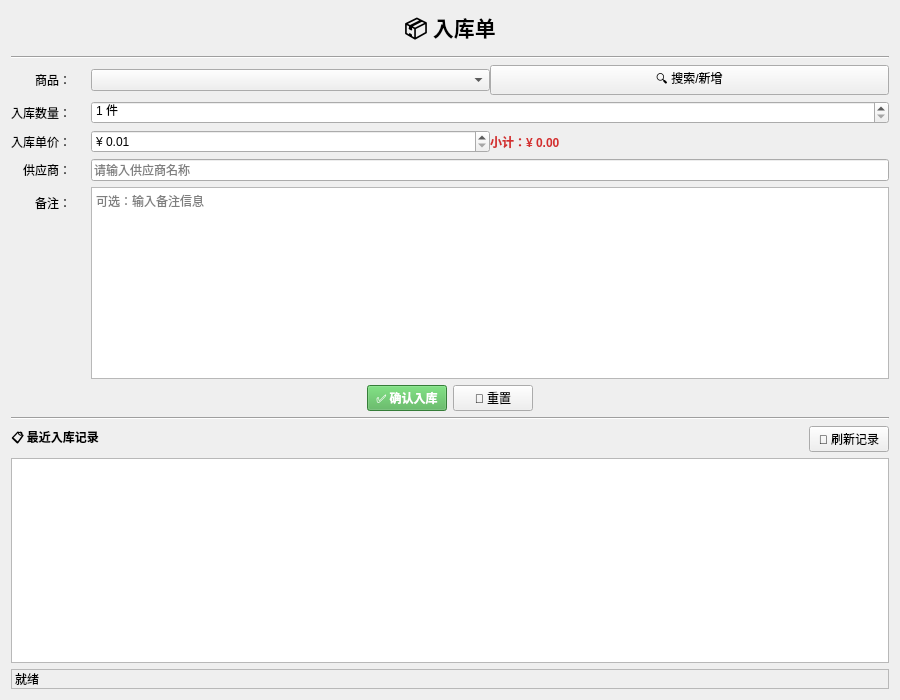
<?xml version="1.0" encoding="UTF-8"?>
<ui version="4.0">
 <class>CartWidget</class>
 <widget class="QWidget" name="CartWidget">
  <property name="geometry">
   <rect>
    <x>0</x>
    <y>0</y>
    <width>900</width>
    <height>700</height>
   </rect>
  </property>
  <property name="windowTitle">
   <string>入库管理</string>
  </property>
  <layout class="QVBoxLayout" name="verticalLayout">
   <!-- 标题 -->
   <item>
    <widget class="QLabel" name="titleLabel">
     <property name="font">
      <font>
       <pointsize>16</pointsize>
       <bold>true</bold>
      </font>
     </property>
     <property name="text">
      <string>📦 入库单</string>
     </property>
     <property name="alignment">
      <set>Qt::AlignCenter</set>
     </property>
    </widget>
   </item>
   <!-- 分隔线 -->
   <item>
    <widget class="QFrame" name="line">
     <property name="frameShape">
      <enum>QFrame::HLine</enum>
     </property>
     <property name="frameShadow">
      <enum>QFrame::Sunken</enum>
     </property>
    </widget>
   </item>
   <!-- 表单区域 -->
   <item>
    <layout class="QFormLayout" name="formLayout">
     <property name="labelAlignment">
      <set>Qt::AlignRight</set>
     </property>
     <property name="horizontalSpacing">
      <number>20</number>
     </property>
     <item row="0" column="0">
      <widget class="QLabel" name="productLabel">
       <property name="text">
        <string>商品：</string>
       </property>
      </widget>
     </item>
     <item row="0" column="1">
      <layout class="QHBoxLayout" name="productLayout">
       <item>
        <widget class="QComboBox" name="productCombo">
         <property name="minimumWidth">
          <number>250</number>
         </property>
         <property name="placeholderText">
          <string>请选择商品</string>
         </property>
        </widget>
       </item>
       <item>
        <widget class="QPushButton" name="searchProductButton">
         <property name="text">
          <string>🔍 搜索/新增</string>
         </property>
        </widget>
       </item>
      </layout>
     </item>
     <item row="1" column="0">
      <widget class="QLabel" name="quantityLabel">
       <property name="text">
        <string>入库数量：</string>
       </property>
      </widget>
     </item>
     <item row="1" column="1">
      <widget class="QSpinBox" name="quantitySpin">
       <property name="minimum">
        <number>1</number>
       </property>
       <property name="maximum">
        <number>99999</number>
       </property>
       <property name="suffix">
        <string> 件</string>
       </property>
      </widget>
     </item>
     <item row="2" column="0">
      <widget class="QLabel" name="priceLabel">
       <property name="text">
        <string>入库单价：</string>
       </property>
      </widget>
     </item>
     <item row="2" column="1">
      <layout class="QHBoxLayout" name="priceLayout">
       <item>
        <widget class="QDoubleSpinBox" name="priceSpin">
         <property name="minimum">
          <double>0.01</double>
         </property>
         <property name="maximum">
          <double>999999.99</double>
         </property>
         <property name="prefix">
          <string>¥ </string>
         </property>
         <property name="decimals">
          <number>2</number>
         </property>
        </widget>
       </item>
       <item>
        <widget class="QLabel" name="totalLabel">
         <property name="text">
          <string>小计：¥ 0.00</string>
         </property>
         <property name="styleSheet">
          <string>color: #d32f2f; font-weight: bold;</string>
         </property>
        </widget>
       </item>
      </layout>
     </item>
     <item row="3" column="0">
      <widget class="QLabel" name="supplierLabel">
       <property name="text">
        <string>供应商：</string>
       </property>
      </widget>
     </item>
     <item row="3" column="1">
      <widget class="QLineEdit" name="supplierEdit">
       <property name="placeholderText">
        <string>请输入供应商名称</string>
       </property>
      </widget>
     </item>
     <item row="4" column="0">
      <widget class="QLabel" name="remarkLabel">
       <property name="text">
        <string>备注：</string>
       </property>
      </widget>
     </item>
     <item row="4" column="1">
      <widget class="QTextEdit" name="remarkEdit">
       <property name="maximumHeight">
        <number>80</number>
       </property>
       <property name="placeholderText">
        <string>可选：输入备注信息</string>
       </property>
      </widget>
     </item>
    </layout>
   </item>
   <!-- 按钮区域 -->
   <item>
    <layout class="QHBoxLayout" name="buttonLayout">
     <item>
      <spacer name="horizontalSpacer">
       <property name="orientation">
        <enum>Qt::Horizontal</enum>
       </property>
       <property name="sizeHint" stdset="0">
        <size>
         <width>40</width>
         <height>20</height>
        </size>
       </property>
      </spacer>
     </item>
     <item>
      <widget class="QPushButton" name="confirmButton">
       <property name="text">
        <string>✅ 确认入库</string>
       </property>
       <property name="minimumWidth">
        <number>120</number>
       </property>
       <property name="styleSheet">
        <string>background-color: #4caf50; color: white; font-weight: bold;</string>
       </property>
      </widget>
     </item>
     <item>
      <widget class="QPushButton" name="resetButton">
       <property name="text">
        <string>🔄 重置</string>
       </property>
       <property name="minimumWidth">
        <number>100</number>
       </property>
      </widget>
     </item>
     <item>
      <spacer name="horizontalSpacer_2">
       <property name="orientation">
        <enum>Qt::Horizontal</enum>
       </property>
       <property name="sizeHint" stdset="0">
        <size>
         <width>40</width>
         <height>20</height>
        </size>
       </property>
      </spacer>
     </item>
    </layout>
   </item>
   <!-- 分隔线 -->
   <item>
    <widget class="QFrame" name="line_2">
     <property name="frameShape">
      <enum>QFrame::HLine</enum>
     </property>
     <property name="frameShadow">
      <enum>QFrame::Sunken</enum>
     </property>
    </widget>
   </item>
   <!-- 入库记录标题 -->
   <item>
    <layout class="QHBoxLayout" name="historyTitleLayout">
     <item>
      <widget class="QLabel" name="historyLabel">
       <property name="text">
        <string>📋 最近入库记录</string>
       </property>
       <property name="font">
        <font>
         <bold>true</bold>
        </font>
       </property>
      </widget>
     </item>
     <item>
      <spacer name="horizontalSpacer_3">
       <property name="orientation">
        <enum>Qt::Horizontal</enum>
       </property>
       <property name="sizeHint" stdset="0">
        <size>
         <width>40</width>
         <height>20</height>
        </size>
       </property>
      </spacer>
     </item>
     <item>
      <widget class="QPushButton" name="refreshHistoryButton">
       <property name="text">
        <string>🔄 刷新记录</string>
       </property>
      </widget>
     </item>
    </layout>
   </item>
   <!-- 入库记录表格 -->
   <item>
    <widget class="QTableWidget" name="historyTable">
     <property name="alternatingRowColors">
      <bool>true</bool>
     </property>
     <property name="selectionBehavior">
      <enum>QAbstractItemView::SelectRows</enum>
     </property>
     <property name="editTriggers">
      <set>QAbstractItemView::NoEditTriggers</set>
     </property>
     <attribute name="horizontalHeaderStretchLastSection">
      <bool>true</bool>
     </attribute>
    </widget>
   </item>
   <!-- 状态栏 -->
   <item>
    <widget class="QLabel" name="statusLabel">
     <property name="text">
      <string>就绪</string>
     </property>
     <property name="frameShape">
      <enum>QFrame::StyledPanel</enum>
     </property>
    </widget>
   </item>
  </layout>
 </widget>
 <resources/>
 <connections/>
</ui>
